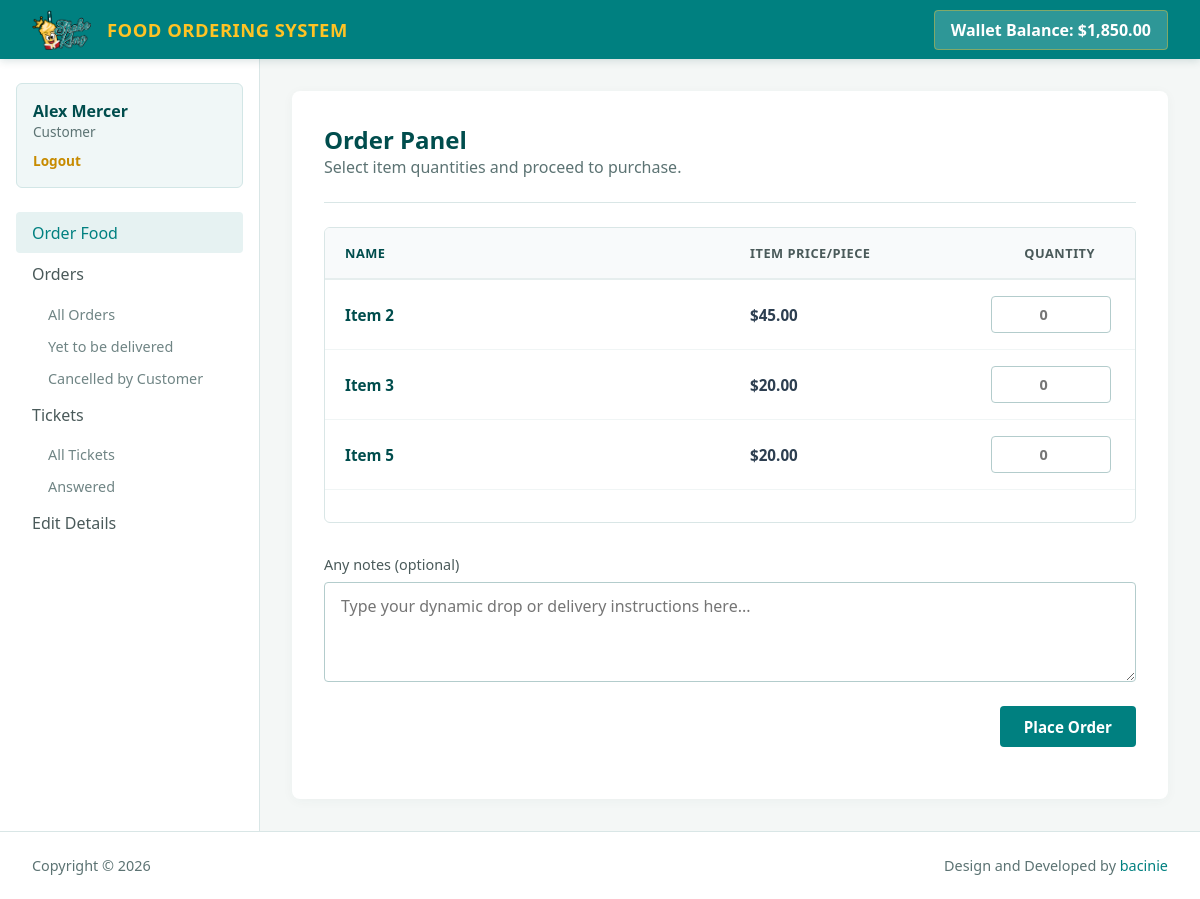
Page /index.php (signed in) on the committed database.
### tables this page shows
CREATE TABLE `wallet_details` (
  `id` int(11) NOT NULL,
  `wallet_id` int(11) NOT NULL,
  `number` varchar(16) NOT NULL,
  `cvv` int(3) NOT NULL,
  `balance` int(11) NOT NULL DEFAULT '2000'
);

CREATE TABLE `items` (
  `id` int(11) NOT NULL,
  `name` varchar(20) NOT NULL,
  `price` int(11) NOT NULL,
  `deleted` tinyint(4) NOT NULL DEFAULT '0'
);

### includes/wallet.php (called while the page is built)
<?php
$user_id=$_SESSION['user_id'];
$sql = mysqli_query($con, "SELECT * FROM wallet where customer_id = $user_id");
while($row1 = mysqli_fetch_array($sql)){
$wallet_id = $row1['id'];
}
$sql = mysqli_query($con, "SELECT * FROM wallet_details where wallet_id = $wallet_id");
while($row1 = mysqli_fetch_array($sql)){
$balance = $row1['balance'];
}
?>

### includes/connect.php (called while the page is built, shortened)
<?php
$name = $_SESSION['name'];
$role = $_SESSION['role'];
?>

### index.php (the view, shortened to what this page needs)
<?php
include 'includes/connect.php';
include 'includes/wallet.php';
  if($_SESSION['customer_sid']==session_id())
  {
    ?>
<!DOCTYPE html>
<html lang="en">
<head>
  <link rel="stylesheet" type="text/css" href="css/style.css">
</head>
<body class="customer-theme">
  <header id="header">
    <div class="nav-wrapper">
      <div class="header-brand-group">
        <a href="index.php">
          <img src="images/SKLogo.png" alt="Logo" class="header-logo-img">
        </a>
        <span class="logo-text">FOOD ORDERING SYSTEM</span>
      </div>
      <div>
        <span class="balance-box">Wallet Balance: $<?php echo number_format($balance, 2);?></span>
      </div>
    </div>
  </header>
  <div class="dashboard-grid" id="main">
    <aside id="left-sidebar-nav">
      <div class="user-details">
        <span class="profile-name"><?php echo htmlspecialchars($name);?></span>
        <p class="user-role"><?php echo htmlspecialchars($role);?></p>
        <a href="routers/logout.php" class="logout-link">Logout</a>
      </div>
      <ul class="side-nav-links">
        <li class="active">
          <a href="index.php">Order Food</a>
        </li>
        <li>
          <a>Orders</a>
          <ul>
            <li><a href="orders.php">All Orders</a></li>
            <?php
              $sql = mysqli_query($con, "SELECT DISTINCT status FROM orders WHERE customer_id = $user_id;");
              while($row = mysqli_fetch_array($sql)){
                echo '<li><a href="orders.php?status='.urlencode($row['status']).'">'.htmlspecialchars($row['status']).'</a></li>';
              }
            ?>
          </ul>
        </li>
        <li>
          <a>Tickets</a>
          <ul>
            <li><a href="tickets.php">All Tickets</a></li>
            <?php
              $sql = mysqli_query($con, "SELECT DISTINCT status FROM tickets WHERE poster_id = $user_id AND not deleted;");
              while($row = mysqli_fetch_array($sql)){
                echo '<li><a href="tickets.php?status='.urlencode($row['status']).'">'.htmlspecialchars($row['status']).'</a></li>';
              }
            ?>
          </ul>
        </li>
        <li>
          <a href="details.php">Edit Details</a>
        </li>
      </ul>
    </aside>
    <main id="content">
      <div class="content-card">
        <h5 class="breadcrumbs-title">Order Panel</h5>
        <p class="caption">Select item quantities and proceed to purchase.</p>
        <div class="divider"></div>
        <form id="formValidate" method="post" action="place-order.php">
          <div class="table-responsive-wrapper" style="margin-bottom: 1.5rem;">
            <table class="order-panel-table">
              <thead>
                <tr>
                  <th>Name</th>
                  <th>Item Price/Piece</th>
                  <th style="text-align: right; padding-right: 2.5rem;">Quantity</th>
                </tr>
              </thead>
              <tbody>
                <?php
                  $result = mysqli_query($con, "SELECT * FROM items where not deleted;");
                  while($row = mysqli_fetch_array($result))
                  {
                    echo '<tr>';
                    echo '<td>'.htmlspecialchars($row["name"]).'</td>';
                    echo '<td>$'.number_format($row["price"], 2).'</td>';
                    echo '<td style="text-align: right; padding-right: 1.5rem;">';
                    echo '  <div class="input-field">';
                    echo '    <input id="'.htmlspecialchars($row["id"]).'" name="'.htmlspecialchars($row['id']).'" type="number" min="0" max="10" placeholder="0">';
                    echo '  </div>';
                    echo '</td>';
                    echo '</tr>';
                  }
                ?>
              </tbody>
            </table>
          </div>
          <div class="input-field" style="margin-top: 2rem;">
            <label for="description">Any notes (optional)</label>
            <textarea id="description" name="description" placeholder="Type your dynamic drop or delivery instructions here..."></textarea>
          </div>
          <div class="row" style="text-align: right; margin-top: 1.5rem;">
            <button class="btn" type="submit" name="action">Place Order</button>
          </div>
        </form>
      </div>
    </main>
  </div>
  <footer>
    <div class="footer-content">
      <span>Copyright © 2026</span>
      <span>Design and Developed by <a href="https://www.linkedin.com/in/bacinie" target="_blank">bacinie</a></span>
    </div>
  </footer>
</body>
</html>
<?php
  }
?>

### rows in the picture
wallet_details: balance "1,850.00"
items: name "Item 2", price "45.00"
items: name "Item 3", price "20.00"
items: name "Item 5", price "20.00"

### other values in the picture
$name "Alex Mercer"
$role "Customer"
$row['status'] "Yet to be delivered"
$row['status'] "Cancelled by Customer"
$row['status'] "Answered"
